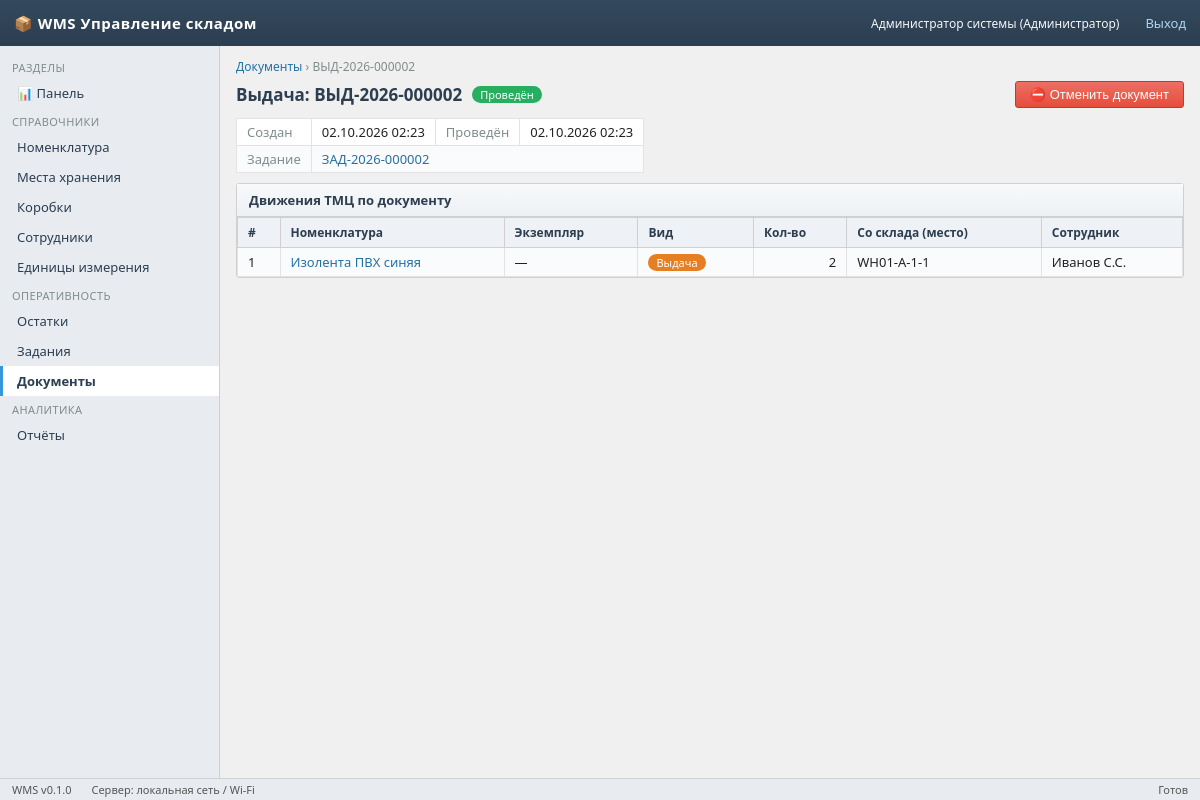
/documents/2 (signed in), run on the app's committed database.
### app/models/models.py (models this page shows)
class User(Base):
    __tablename__ = "users"
    id: Mapped[int] = mapped_column(primary_key=True)
    username: Mapped[str] = mapped_column(String(64), unique=True, index=True)
    password_hash: Mapped[str] = mapped_column(String(128), default="")
    full_name: Mapped[str] = mapped_column(String(128), default="")
    role: Mapped[str] = mapped_column(String(16), default="worker")  # admin/controller/worker
    pin_code: Mapped[str] = mapped_column(String(8), default="")
    is_active: Mapped[bool] = mapped_column(Boolean, default=True)
    created_at: Mapped[datetime] = mapped_column(DateTime, default=datetime.utcnow)
    employee = relationship("Employee", back_populates="user", uselist=False)

class Document(Base):
    __tablename__ = "documents"
    id: Mapped[int] = mapped_column(primary_key=True)
    number: Mapped[str] = mapped_column(String(32), unique=True, index=True)
    type: Mapped[str] = mapped_column(String(32))  # ISSUE/WRITEOFF/RETURN/MOVE
    task_id: Mapped[int | None] = mapped_column(ForeignKey("tasks.id"), nullable=True)
    status: Mapped[str] = mapped_column(String(16), default="posted")  # draft/posted/cancelled
    created_by: Mapped[int | None] = mapped_column(ForeignKey("users.id"), nullable=True)
    created_at: Mapped[datetime] = mapped_column(DateTime, default=datetime.utcnow)
    posted_at: Mapped[datetime | None] = mapped_column(DateTime, nullable=True)
    task = relationship("Task")

class Task(Base):
    __tablename__ = "tasks"
    id: Mapped[int] = mapped_column(primary_key=True)
    number: Mapped[str] = mapped_column(String(32), unique=True, index=True)
    type: Mapped[str] = mapped_column(String(32), default="mixed")
    status: Mapped[str] = mapped_column(String(16), default="draft", index=True)
    employee_id: Mapped[int | None] = mapped_column(ForeignKey("employees.id"), nullable=True)
    created_by: Mapped[int | None] = mapped_column(ForeignKey("users.id"), nullable=True)
    assigned_device: Mapped[str] = mapped_column(String(64), default="")
    notes: Mapped[str] = mapped_column(Text, default="")
    created_at: Mapped[datetime] = mapped_column(DateTime, default=datetime.utcnow)
    sent_at: Mapped[datetime | None] = mapped_column(DateTime, nullable=True)
    completed_at: Mapped[datetime | None] = mapped_column(DateTime, nullable=True)
    lines = relationship("TaskLine", back_populates="task", cascade="all, delete-orphan",
                         order_by="TaskLine.sort_order")
    employee = relationship("Employee")
    created_by_user = relationship("User")

class StockMovement(Base):
    __tablename__ = "stock_movements"
    id: Mapped[int] = mapped_column(primary_key=True)
    document_id: Mapped[int | None] = mapped_column(ForeignKey("documents.id"), index=True)
    nomenclature_id: Mapped[int] = mapped_column(ForeignKey("nomenclature.id"), index=True)
    asset_instance_id: Mapped[int | None] = mapped_column(ForeignKey("asset_instances.id"), nullable=True)
    location_id: Mapped[int | None] = mapped_column(ForeignKey("locations.id"), nullable=True)
    employee_id: Mapped[int | None] = mapped_column(ForeignKey("employees.id"), nullable=True)
    qty: Mapped[float] = mapped_column(Float, default=0.0)
    movement_type: Mapped[str] = mapped_column(String(16), index=True)
    created_at: Mapped[datetime] = mapped_column(DateTime, default=datetime.utcnow)
    document = relationship("Document")
    nomenclature = relationship("Nomenclature")
    employee = relationship("Employee")
    location = relationship("Location")

class Nomenclature(Base):
    __tablename__ = "nomenclature"
    id: Mapped[int] = mapped_column(primary_key=True)
    name: Mapped[str] = mapped_column(String(256), index=True)
    sku: Mapped[str] = mapped_column(String(64), unique=True, index=True)
    type: Mapped[str] = mapped_column(String(16), default="consumable")  # consumable/asset
    unit_id: Mapped[int | None] = mapped_column(ForeignKey("units.id"))
    description: Mapped[str] = mapped_column(Text, default="")
    photo_path: Mapped[str] = mapped_column(String(256), default="")
    is_active: Mapped[bool] = mapped_column(Boolean, default=True)
    created_at: Mapped[datetime] = mapped_column(DateTime, default=datetime.utcnow)
    updated_at: Mapped[datetime] = mapped_column(DateTime, default=datetime.utcnow,
                                                 onupdate=datetime.utcnow)
    unit = relationship("Unit")
    instances = relationship("AssetInstance", back_populates="nomenclature")

class Location(Base):
    __tablename__ = "locations"
    id: Mapped[int] = mapped_column(primary_key=True)
    code: Mapped[str] = mapped_column(String(64), unique=True, index=True)
    name: Mapped[str] = mapped_column(String(128))
    type: Mapped[str] = mapped_column(String(16), default="cell")
    parent_id: Mapped[int | None] = mapped_column(ForeignKey("locations.id"), nullable=True)
    qr_code: Mapped[str] = mapped_column(String(64), default="")
    is_active: Mapped[bool] = mapped_column(Boolean, default=True)
    created_at: Mapped[datetime] = mapped_column(DateTime, default=datetime.utcnow)
    parent = relationship("Location", remote_side=[id], backref="children")

class Employee(Base):
    __tablename__ = "employees"
    id: Mapped[int] = mapped_column(primary_key=True)
    full_name: Mapped[str] = mapped_column(String(128), index=True)
    position: Mapped[str] = mapped_column(String(128), default="")
    department: Mapped[str] = mapped_column(String(128), default="")
    is_active: Mapped[bool] = mapped_column(Boolean, default=True)
    user_id: Mapped[int | None] = mapped_column(ForeignKey("users.id"), nullable=True)
    created_at: Mapped[datetime] = mapped_column(DateTime, default=datetime.utcnow)
    user = relationship("User", back_populates="employee")

### app/api/ops.py (the view)
@router.get("/documents/{did}", response_class=HTMLResponse)
def document_detail(request: Request, did: int, db: Session = Depends(get_db)):
    u = require_role(request, db, ROLE)
    if not u:
        return redir_login()
    doc = db.get(Document, did)
    if not doc:
        return RedirectResponse("/documents", status_code=303)
    moves = (db.query(StockMovement).filter_by(document_id=did)
             .order_by(StockMovement.id).all())
    return templates.TemplateResponse("document_detail.html", {
        "request": request, "user": u, "doc": doc, "moves": moves,
        "doc_types": DOC_TYPE_NAMES, "status_names": STATUS_NAMES,
        "app_title": "WMS Управление складом", "active": "documents"})

### app/templates/document_detail.html (shortened to what this page needs)
{% extends "base.html" %}
{% block content %}
<div class="breadcrumb"><a href="/documents">Документы</a> › {{ doc.number }}</div>
<div class="page-head">
  <h1>{{ doc_types[doc.type] if doc.type in doc_types else doc.type }}: {{ doc.number }}</h1>
  {% if doc.status=='posted' %}<span class="badge green">Проведён</span>
  {% elif doc.status=='cancelled' %}<span class="badge red">Отменён</span>{% endif %}
  {% if user.role=='admin' and doc.status=='posted' %}
  <form class="inline-form" method="post" action="/documents/{{ doc.id }}/cancel"
        onsubmit="return confirm('Отменить документ? Остатки автоматически не восстановятся (2-й этап).')">
    <button class="btn btn-danger">⛔ Отменить документ</button></form>
  {% endif %}
</div>
<table class="grid mb" style="width:auto;background:#fff;border:1px solid #d0d0d0">
  <tr><td class="muted" style="padding:4px 10px">Создан</td><td style="padding:4px 10px">{{ doc.created_at.strftime('%d.%m.%Y %H:%M') }}</td>
      <td class="muted" style="padding:4px 10px">Проведён</td><td style="padding:4px 10px">{{ doc.posted_at.strftime('%d.%m.%Y %H:%M') if doc.posted_at else '—' }}</td></tr>
  <tr><td class="muted" style="padding:4px 10px">Задание</td>
      <td colspan="3" style="padding:4px 10px">{% if doc.task %}<a href="/tasks/{{ doc.task_id }}">{{ doc.task.number }}</a>{% else %}—{% endif %}</td></tr>
</table>
<div class="panel"><div class="panel-head">Движения ТМЦ по документу</div>
<table class="grid">
  <tr><th>#</th><th>Номенклатура</th><th>Экземпляр</th><th>Вид</th><th class="num">Кол-во</th>
      <th>Со склада (место)</th><th>Сотрудник</th></tr>
  {% for m in moves %}
  <tr>
    <td>{{ loop.index }}</td>
    <td><a href="/nomenclature/{{ m.nomenclature_id }}">{{ m.nomenclature.name if m.nomenclature else '?' }}</a></td>
    <td>{% if m.asset_instance %}<code>{{ m.asset_instance.serial_number }}</code>{% else %}—{% endif %}</td>
    <td>{% if m.movement_type=='ISSUE' %}<span class="badge orange">Выдача</span>
        {% elif m.movement_type=='RETURN' %}<span class="badge green">Возврат</span>
        {% elif m.movement_type=='WRITEOFF' %}<span class="badge red">Списание</span>
        {% else %}<span class="badge blue">Перемещение</span>{% endif %}</td>
    <td class="num">{{ '%g'|format(m.qty) }}</td>
    <td>{{ m.location.code if m.location else '—' }}</td>
    <td>{{ m.employee.full_name if m.employee else '—' }}</td>
  </tr>
  {% else %}<tr><td colspan="7" class="muted center">Нет движений</td></tr>{% endfor %}
</table></div>
{% endblock %}

### app/templates/base.html (shortened to what this page needs)
<!doctype html>
<html lang="ru">
<head>
<link rel="stylesheet" href="/static/wms.css">
</head>
<body>
<div class="topbar">
  <span class="logo">📦 {{ app_title }}</span>
  {% if user %}
    <span class="user">{{ user.full_name or user.username }}
      ({{ {'admin':'Администратор','controller':'Контролёр','worker':'Складской рабочий'}[user.role] }})</span>
    <a href="/logout">Выход</a>
  {% endif %}
</div>
{% if user %}
<nav class="sidebar">
  <div class="section">Разделы</div>
  <a class="nav-item {% if active=='dashboard' %}active{% endif %}" href="/">📊 Панель</a>
  <div class="section">Справочники</div>
  <a class="nav-item {% if active=='nomenclature' %}active{% endif %}" href="/nomenclature">Номенклатура</a>
  <a class="nav-item {% if active=='locations' %}active{% endif %}" href="/locations">Места хранения</a>
  <a class="nav-item {% if active=='boxes' %}active{% endif %}" href="/boxes">Коробки</a>
  <a class="nav-item {% if active=='employees' %}active{% endif %}" href="/employees">Сотрудники</a>
  <a class="nav-item {% if active=='units' %}active{% endif %}" href="/units">Единицы измерения</a>
  <div class="section">Оперативность</div>
  <a class="nav-item {% if active=='stock' %}active{% endif %}" href="/stock">Остатки</a>
  <a class="nav-item {% if active=='tasks' %}active{% endif %}" href="/tasks">Задания</a>
  <a class="nav-item {% if active=='documents' %}active{% endif %}" href="/documents">Документы</a>
  <div class="section">Аналитика</div>
  <a class="nav-item {% if active=='reports' %}active{% endif %}" href="/reports">Отчёты</a>
</nav>
{% endif %}
<main class="main" {% if not user %}style="margin-left:0"{% endif %}>
{% block content %}{% endblock %}
</main>
<div class="statusbar">
  <span>WMS v0.1.0</span>
  <span>Сервер: локальная сеть / Wi-Fi</span>
  <span style="margin-left:auto">{% block status_right %}Готов{% endblock %}</span>
</div>
</body>
</html>

### app/static/wms.css (style rules this page uses)
:root { --bg: #f0f0f0; --panel: #ffffff; --head: #2c3e50; --btn: #3498db; --ok: #27ae60; --danger: #e74c3c; --border: #d0d0d0; }
* { box-sizing: border-box; margin: 0; padding: 0; }
body { font-family: "Segoe UI", Tahoma, Arial, sans-serif; background: var(--bg); color: #222; font-size: 13px; }
a { color: #2471a3; text-decoration: none; }
.topbar { height: 46px; background: linear-gradient(#34495e, #2c3e50); color: #fff; display: flex; align-items: center; padding: 0 14px; gap: 14px; position: fixed; top: 0; left: 0; right: 0; z-index: 100; }
.topbar .logo { font-weight: bold; font-size: 15px; letter-spacing: .5px; }
.topbar .user { font-size: 12px; opacity: .95; }
.topbar a { color: #aed6f1; margin-left: 12px; }
.sidebar { position: fixed; top: 46px; bottom: 22px; left: 0; width: 220px; background: #e8ecf1; border-right: 1px solid var(--border); overflow-y: auto; padding: 8px 0; }
.sidebar .section { padding: 6px 12px 3px; font-size: 11px; color: #7f8c8d; text-transform: uppercase; letter-spacing: .4px; }
.sidebar a.nav-item { display: block; padding: 6px 14px; color: #2c3e50; border-left: 3px solid transparent; }
.sidebar a.nav-item.active { background: #fff; border-left-color: var(--btn); font-weight: 600; }
.main { margin: 46px 0 22px 220px; padding: 12px 16px; }
.page-head { display: flex; align-items: center; gap: 10px; margin-bottom: 10px; }
.page-head h1 { font-size: 17px; color: var(--head); }
.breadcrumb { color: #7f8c8d; font-size: 12px; margin-bottom: 6px; }
.btn { display: inline-block; padding: 5px 14px; border-radius: 3px; border: 1px solid #bbb; background: linear-gradient(#fff, #eef0f2); color: #333; cursor: pointer; font-size: 13px; }
.btn-danger { background: linear-gradient(#ec7063, var(--danger)); border-color: #c0392b; color: #fff; }
.panel { background: var(--panel); border: 1px solid var(--border); border-radius: 3px; margin-bottom: 12px; }
.panel > .panel-head { background: linear-gradient(#f7f9fb, #eef1f4); padding: 7px 12px; border-bottom: 1px solid var(--border); font-weight: 600; color: var(--head); }
table.grid { width: 100%; border-collapse: collapse; }
table.grid th { background: #eef1f5; color: var(--head); text-align: left; padding: 6px 10px; border: 1px solid var(--border); font-size: 12px; white-space: nowrap; }
table.grid td { padding: 5px 10px; border: 1px solid #e3e3e3; vertical-align: top; }
table.grid tr:nth-child(even) td { background: #fafbfc; }
.num { text-align: right; font-variant-numeric: tabular-nums; }
.badge { display: inline-block; padding: 1px 8px; border-radius: 9px; font-size: 11px; color: #fff; background: #95a5a6; white-space: nowrap; }
.badge.green { background: var(--ok); }
.badge.orange { background: #e67e22; }
.statusbar { position: fixed; bottom: 0; left: 0; right: 0; height: 22px; line-height: 22px; background: #e8ecf1; border-top: 1px solid var(--border); font-size: 11px; color: #555; padding: 0 12px; display: flex; gap: 20px; z-index: 100; }
.muted { color: #7f8c8d; }
.mb { margin-bottom: 10px; }
.inline-form { display: inline; }

### data on the page
User: full_name "Администратор системы", role "Администратор"
Document: number "ВЫД-2026-000002", type "Выдача", created_at "02.10.2026 02:23", posted_at "02.10.2026 02:23"
Task: task.number "ЗАД-2026-000002"
StockMovement: nomenclature "Изолента ПВХ синяя", movement_type "Выдача", qty "2", location "WH01-A-1-1", employee "Иванов С.С."

### other printed values
{{ app_title }} "WMS Управление складом"
